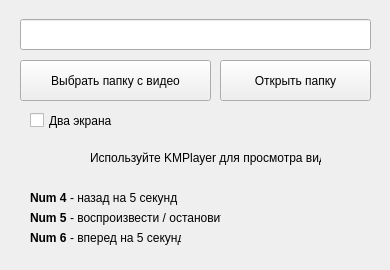
<?xml version="1.0" encoding="UTF-8"?>
<ui version="4.0">
 <class>MainWindow</class>
 <widget class="QMainWindow" name="MainWindow">
  <property name="geometry">
   <rect>
    <x>0</x>
    <y>0</y>
    <width>390</width>
    <height>270</height>
   </rect>
  </property>
  <property name="minimumSize">
   <size>
    <width>390</width>
    <height>270</height>
   </size>
  </property>
  <property name="maximumSize">
   <size>
    <width>390</width>
    <height>270</height>
   </size>
  </property>
  <property name="windowTitle">
   <string>Study Helper</string>
  </property>
  <widget class="QWidget" name="centralwidget">
   <widget class="QPushButton" name="pushButton">
    <property name="geometry">
     <rect>
      <x>20</x>
      <y>60</y>
      <width>191</width>
      <height>41</height>
     </rect>
    </property>
    <property name="text">
     <string>Выбрать папку с видео</string>
    </property>
   </widget>
   <widget class="QLineEdit" name="lineEdit">
    <property name="geometry">
     <rect>
      <x>20</x>
      <y>19</y>
      <width>351</width>
      <height>31</height>
     </rect>
    </property>
   </widget>
   <widget class="QCheckBox" name="checkBox">
    <property name="geometry">
     <rect>
      <x>30</x>
      <y>110</y>
      <width>91</width>
      <height>21</height>
     </rect>
    </property>
    <property name="text">
     <string>Два экрана</string>
    </property>
   </widget>
   <widget class="QLabel" name="label">
    <property name="geometry">
     <rect>
      <x>70</x>
      <y>190</y>
      <width>111</width>
      <height>16</height>
     </rect>
    </property>
    <property name="font">
     <font>
      <weight>50</weight>
      <bold>false</bold>
     </font>
    </property>
    <property name="text">
     <string>- назад на 5 секунд</string>
    </property>
   </widget>
   <widget class="QLabel" name="label_2">
    <property name="geometry">
     <rect>
      <x>70</x>
      <y>210</y>
      <width>151</width>
      <height>16</height>
     </rect>
    </property>
    <property name="text">
     <string>- воспроизвести / остановить</string>
    </property>
   </widget>
   <widget class="QLabel" name="label_3">
    <property name="geometry">
     <rect>
      <x>70</x>
      <y>230</y>
      <width>111</width>
      <height>16</height>
     </rect>
    </property>
    <property name="text">
     <string>- вперед на 5 секунд</string>
    </property>
   </widget>
   <widget class="QLabel" name="label_4">
    <property name="geometry">
     <rect>
      <x>90</x>
      <y>150</y>
      <width>231</width>
      <height>16</height>
     </rect>
    </property>
    <property name="text">
     <string>Используйте KMPlayer для просмотра видео</string>
    </property>
   </widget>
   <widget class="QLabel" name="label_5">
    <property name="geometry">
     <rect>
      <x>30</x>
      <y>190</y>
      <width>41</width>
      <height>16</height>
     </rect>
    </property>
    <property name="font">
     <font>
      <weight>75</weight>
      <bold>true</bold>
     </font>
    </property>
    <property name="text">
     <string>Num 4</string>
    </property>
   </widget>
   <widget class="QLabel" name="label_6">
    <property name="geometry">
     <rect>
      <x>30</x>
      <y>210</y>
      <width>41</width>
      <height>16</height>
     </rect>
    </property>
    <property name="font">
     <font>
      <weight>75</weight>
      <bold>true</bold>
     </font>
    </property>
    <property name="text">
     <string>Num 5</string>
    </property>
   </widget>
   <widget class="QLabel" name="label_7">
    <property name="geometry">
     <rect>
      <x>30</x>
      <y>230</y>
      <width>41</width>
      <height>16</height>
     </rect>
    </property>
    <property name="font">
     <font>
      <weight>75</weight>
      <bold>true</bold>
     </font>
    </property>
    <property name="text">
     <string>Num 6</string>
    </property>
   </widget>
   <widget class="QPushButton" name="pushButton_open">
    <property name="geometry">
     <rect>
      <x>220</x>
      <y>60</y>
      <width>151</width>
      <height>41</height>
     </rect>
    </property>
    <property name="text">
     <string>Открыть папку</string>
    </property>
   </widget>
  </widget>
 </widget>
 <resources/>
 <connections/>
</ui>
